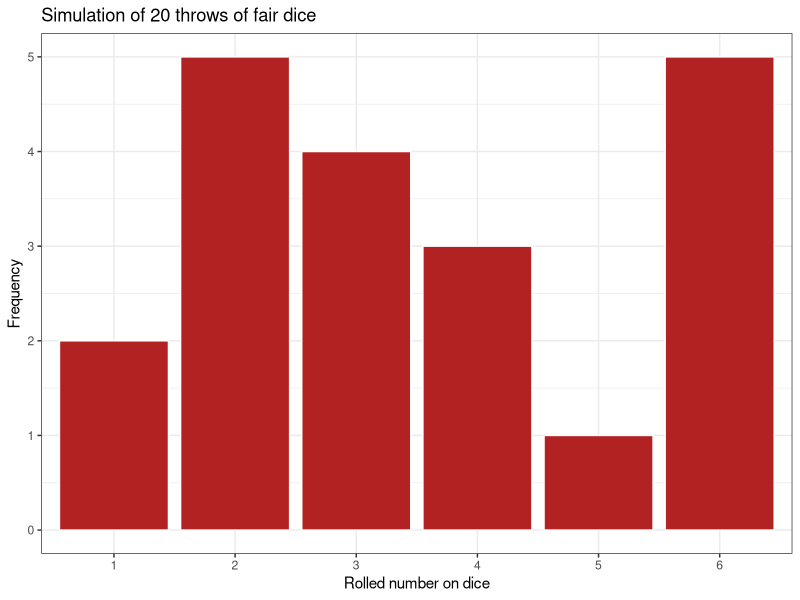

Write R code to recreate this figure.
## ---- chunk 1
set.seed(1)  # This ensures the same simulation, "1" can be whatever you choose

# Simulate 1 fair coin toss
sample(c("H", "T"), 1, replace = TRUE)

# Simulate 1 biased coin toss
sample(c("H", "T"), 1, replace = TRUE, prob = c(0.9, 0.1))

# Simulate 10 fair coin tosses, and summarise chances in a table.

## Option1
sample1 <- sample(c("H", "T"), 10, replace= TRUE)
table(sample1)/10

## Option 2
sample2 <- replicate(10, sample(c("H", "T"), 1, replace = TRUE))
table(sample2) / 10

## Option 3
sample3 <- rbinom(n = 10, 1, 0.5)
table(sample3) / 10
## ---- chunk 2
# The chance of getting 4 events is:
dbinom(4,10,0.3)  # dbinom(x,n,p)

# The chance of getting less than or equal to 5 events is:
pbinom(5,10,0.3)    # pbinom(x,n,p)
## ---- chunk 3
# Simulate the 20 throws of the fair dice
set.seed(100)
sample3 <- sample(c(1:6), 20, replace = TRUE) # why is replace set to TRUE?

table(sample3) # preview data

# plot
library(ggplot2) # alternative: library(tidyverse)
ggplot() +
  geom_bar(aes(factor(sample3)),# why did we do this? Try removing factor()
           colour = "white", 
           fill = "firebrick") +
  xlab("Rolled number on dice") +
  ylab("Frequency") +
  ggtitle("Simulation of 20 throws of fair dice") + 
  theme_bw() # try theme_minimal() and theme_gray()
  
## ---- chunk 4
# Simulate the 5 throws of the biased dice
